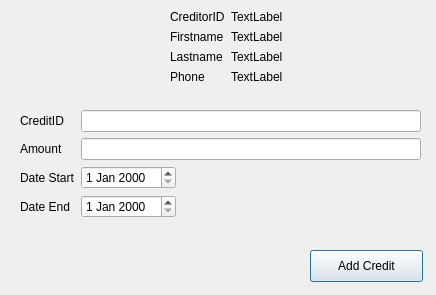
<?xml version="1.0" encoding="UTF-8"?>
<ui version="4.0">
 <class>QNewCredit</class>
 <widget class="QDialog" name="QNewCredit">
  <property name="geometry">
   <rect>
    <x>0</x>
    <y>0</y>
    <width>436</width>
    <height>295</height>
   </rect>
  </property>
  <property name="windowTitle">
   <string>QNewCredit</string>
  </property>
  <widget class="QPushButton" name="btnAddCredit">
   <property name="geometry">
    <rect>
     <x>310</x>
     <y>250</y>
     <width>113</width>
     <height>32</height>
    </rect>
   </property>
   <property name="text">
    <string>Add Credit</string>
   </property>
  </widget>
  <widget class="QWidget" name="formLayoutWidget">
   <property name="geometry">
    <rect>
     <x>20</x>
     <y>110</y>
     <width>401</width>
     <height>116</height>
    </rect>
   </property>
   <layout class="QFormLayout" name="formLayout">
    <property name="fieldGrowthPolicy">
     <enum>QFormLayout::ExpandingFieldsGrow</enum>
    </property>
    <property name="labelAlignment">
     <set>Qt::AlignLeading|Qt::AlignLeft|Qt::AlignVCenter</set>
    </property>
    <property name="formAlignment">
     <set>Qt::AlignLeading|Qt::AlignLeft|Qt::AlignTop</set>
    </property>
    <item row="1" column="0">
     <widget class="QLabel" name="label">
      <property name="text">
       <string>Amount</string>
      </property>
     </widget>
    </item>
    <item row="2" column="0">
     <widget class="QLabel" name="label_2">
      <property name="text">
       <string>Date Start</string>
      </property>
     </widget>
    </item>
    <item row="3" column="0">
     <widget class="QLabel" name="label_3">
      <property name="text">
       <string>Date End</string>
      </property>
     </widget>
    </item>
    <item row="1" column="1">
     <widget class="QLineEdit" name="inAmount"/>
    </item>
    <item row="0" column="0">
     <widget class="QLabel" name="label_7">
      <property name="text">
       <string>CreditID</string>
      </property>
     </widget>
    </item>
    <item row="0" column="1">
     <widget class="QLineEdit" name="inCreditID"/>
    </item>
    <item row="2" column="1">
     <widget class="QDateEdit" name="inDateStarts"/>
    </item>
    <item row="3" column="1">
     <widget class="QDateEdit" name="inDateEnds"/>
    </item>
   </layout>
  </widget>
  <widget class="QWidget" name="formLayoutWidget_2">
   <property name="geometry">
    <rect>
     <x>170</x>
     <y>10</y>
     <width>251</width>
     <height>92</height>
    </rect>
   </property>
   <layout class="QFormLayout" name="formLayout_2">
    <property name="labelAlignment">
     <set>Qt::AlignLeading|Qt::AlignLeft|Qt::AlignVCenter</set>
    </property>
    <property name="formAlignment">
     <set>Qt::AlignLeading|Qt::AlignLeft|Qt::AlignTop</set>
    </property>
    <item row="1" column="0">
     <widget class="QLabel" name="label_4">
      <property name="text">
       <string>Firstname</string>
      </property>
     </widget>
    </item>
    <item row="1" column="1">
     <widget class="QLabel" name="labelFirstname">
      <property name="text">
       <string>TextLabel</string>
      </property>
     </widget>
    </item>
    <item row="2" column="0">
     <widget class="QLabel" name="label_6">
      <property name="text">
       <string>Lastname</string>
      </property>
     </widget>
    </item>
    <item row="2" column="1">
     <widget class="QLabel" name="labelLastname">
      <property name="text">
       <string>TextLabel</string>
      </property>
     </widget>
    </item>
    <item row="3" column="0">
     <widget class="QLabel" name="label_8">
      <property name="text">
       <string>Phone</string>
      </property>
     </widget>
    </item>
    <item row="3" column="1">
     <widget class="QLabel" name="labelPhone">
      <property name="text">
       <string>TextLabel</string>
      </property>
     </widget>
    </item>
    <item row="0" column="0">
     <widget class="QLabel" name="label_5">
      <property name="text">
       <string>CreditorID</string>
      </property>
     </widget>
    </item>
    <item row="0" column="1">
     <widget class="QLabel" name="labelCreditor">
      <property name="text">
       <string>TextLabel</string>
      </property>
     </widget>
    </item>
   </layout>
  </widget>
 </widget>
 <resources/>
 <connections/>
</ui>
